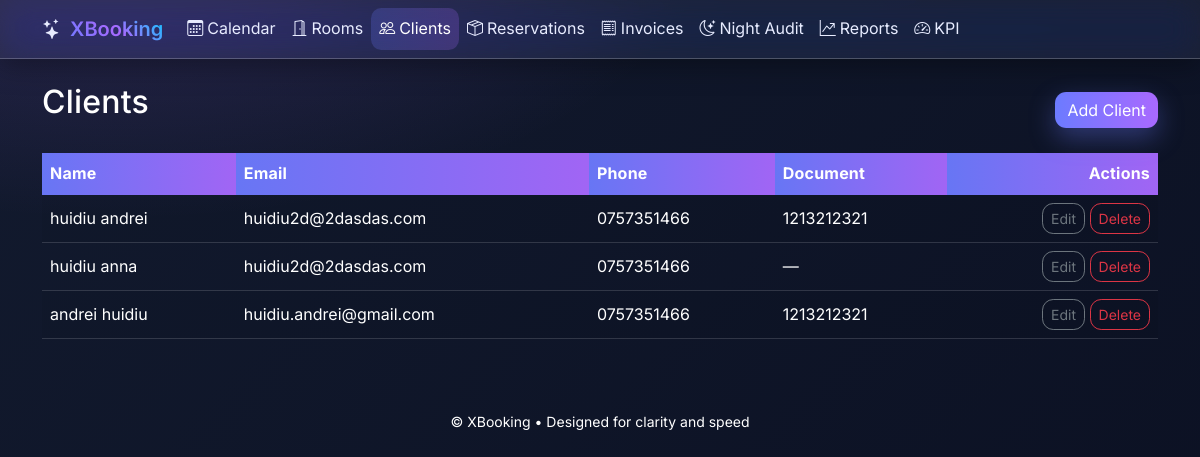
The page /clients/ on the database as committed earlier.
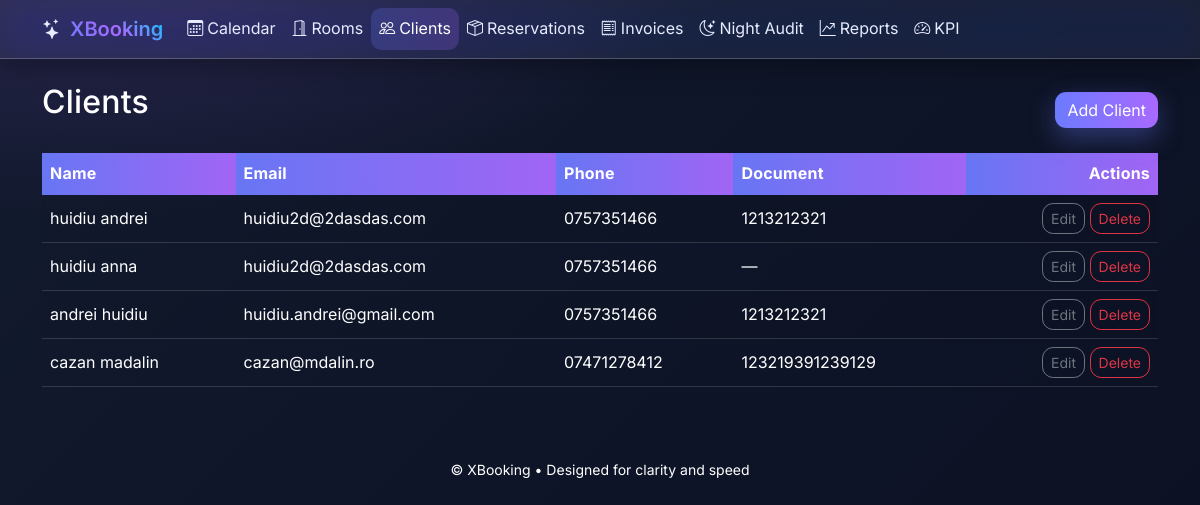
The same page on the database as committed later.
### hotellapp/models.py (models this page shows, shortened)
class Client(models.Model):
    class BillingType(models.TextChoices):
        INDIVIDUAL = "individual", "Individual"
        COMPANY = "company", "Company"
    first_name = models.CharField(max_length=100)
    last_name = models.CharField(max_length=100)
    email = models.EmailField(blank=True, null=True)
    phone = models.CharField(max_length=30, blank=True, null=True)
    billing_type = models.CharField(max_length=20, choices=BillingType.choices, default=BillingType.INDIVIDUAL)
    company_name = models.CharField(max_length=255, blank=True, null=True)
    company_tax_id = models.CharField("Tax ID (CUI/CIF)", max_length=50, blank=True, null=True)
    company_vat_payer = models.BooleanField(default=False)
    address = models.CharField(max_length=255, blank=True, null=True)
    city = models.CharField(max_length=100, blank=True, null=True)
    country = models.CharField(max_length=100, blank=True, null=True)
    date_of_birth = models.DateField(blank=True, null=True)
    document_id = models.CharField("ID/Passport", max_length=50, blank=True, null=True)
    notes = models.TextField(blank=True, null=True)

### hotellapp/views.py (the view)
# urls.py: path("clients/", ClientListView.as_view(), name="client_list"),
class ClientListView(ListView):
    model = Client
    template_name = "hotellapp/client_list.html"
    context_object_name = "clients"

### templates/hotellapp/client_list.html
{% extends "hotellapp/base.html" %}
{% block content %}
<div class="d-flex justify-content-between align-items-center mb-3">
  <h2>Clients</h2>
  <a class="btn btn-primary" href="{% url 'client_add' %}">Add Client</a>
</div>
<table class="table table-striped align-middle">
  <thead>
    <tr>
      <th>Name</th>
      <th>Email</th>
      <th>Phone</th>
      <th>Document</th>
      <th class="text-end">Actions</th>
    </tr>
  </thead>
  <tbody>
    {% for c in clients %}
      <tr>
        <td>{{ c.first_name }} {{ c.last_name }}</td>
        <td>{{ c.email|default:"—" }}</td>
        <td>{{ c.phone|default:"—" }}</td>
        <td>{{ c.document_id|default:"—" }}</td>
        <td class="text-end">
          <a class="btn btn-sm btn-outline-secondary" href="{% url 'client_edit' c.pk %}">Edit</a>
          <a class="btn btn-sm btn-outline-danger" href="{% url 'client_delete' c.pk %}">Delete</a>
        </td>
      </tr>
    {% empty %}
      <tr><td colspan="5" class="text-center text-muted">No clients yet.</td></tr>
    {% endfor %}
  </tbody>
</table>
{% endblock %}

Rows that differ between the two databases and show on the page:
added Client: first_name "cazan", last_name "madalin", email "cazan@mdalin.ro", phone "07471278412", document_id "123219391239129"
